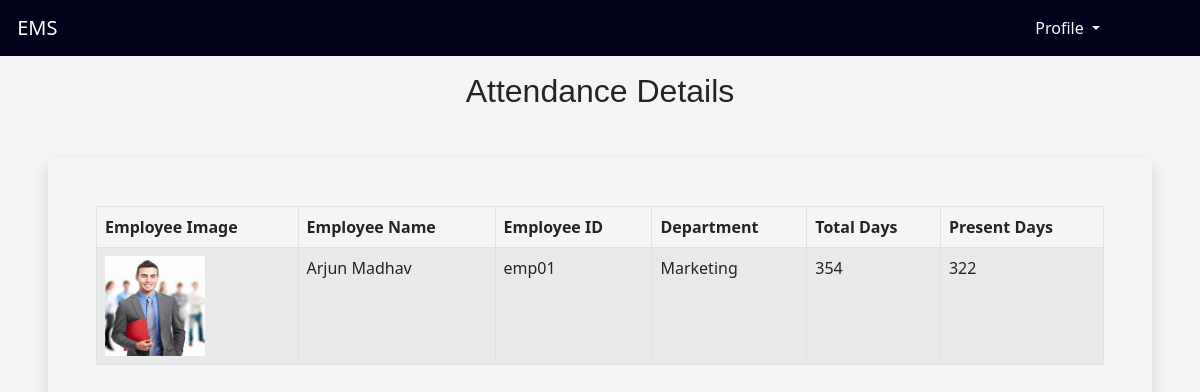
The app's page /employeeapp/empattendancedetails/ (signed in) with its own data.
### employeeapp/models.py (models this page shows, shortened)
class attendencemodel(models.Model):
    employeeid=models.IntegerField()
    empimg = models.ImageField()
    empfname = models.CharField(max_length=50)
    emplname = models.CharField(max_length=50)
    department = models.CharField(max_length=50)
    empid = models.CharField(max_length=10)
    totaldays = models.IntegerField()
    presentdays = models.IntegerField()

### employeeapp/views.py (the view)
# urls.py: path('empattendancedetails/',empattenddetail),
def empattenddetail(request):
    epid=request.session['id']
    a=attendencemodel.objects.all()
    efnm = []
    elnm = []
    emid = []
    dep = []
    ttds = []
    ptds = []
    eip = []
    emig = []
    employeeid=[]
    for i in a:
        id = i.id
        eip.append(id)
        ef = i.empfname
        efnm.append(ef)
        el = i.emplname
        elnm.append(el)
        eid = i.empid
        emid.append(eid)
        dp = i.department
        dep.append(dp)
        eig = i.empimg
        emig.append(str(eig).split('/')[-1])
        tt = i.totaldays
        ttds.append(tt)
        pd = i.presentdays
        ptds.append(pd)
        ei = i.employeeid
        employeeid.append(ei)
    mylist = zip(efnm, elnm, emid, dep, ttds, ptds, emig, eip,employeeid)
    return render(request,"empattenddetails.html",{'mylist':mylist,'epid':epid})

### employeeapp/templates/empattenddetails.html (shortened to what this page needs)
<!DOCTYPE html>
<html lang="en">
{% load static %}
<head>
  <link href="https://cdn.jsdelivr.net/npm/bootstrap@5.0.2/dist/css/bootstrap.min.css" rel="stylesheet">
</head>
<body style="background-color: whitesmoke;">
<div class="container-fluid">
            <nav class="navbar navbar-expand-lg fixed-top ">
                <div class="container-fluid">
                  <a class="navbar-brand" href="http://127.0.0.1:8000/employeeapp/empprofile/" id="h">&nbsp;EMS</a>
                <div class="d-flex">
                        <div class="collapse navbar-collapse" id="navbarSupportedContent">
                            <ul class="navbar-nav me-auto mb-2 mb-lg-0">
                             <li class="nav-item dropdown" style="margin-right:80px;">
                                <a class="nav-link text-light dropdown-toggle" href="#" id="navbarDropdown" role="button" data-bs-toggle="dropdown">
                                 Profile
                                </a>
                              </li>
                            </ul>
                        </div>
                    </div>
                </div>
            </nav>
        </div>
        <br><br><br>
<div class="container">
  <h2 align="center" style="font-family:'Gill Sans', 'Gill Sans MT', Calibri, 'Trebuchet MS', sans-serif">Attendance Details</h2>
</div>
<div class="shadow m-5 p-5" style="overflow: auto">
<table class="table table-hover table-condensed table-striped table-bordered">
      <thead>
        <tr>
            <th>Employee Image</th>
          <th>Employee Name</th>
            <th>Employee ID</th>
            <th>Department</th>
          <th>Total Days</th>
          <th>Present Days</th>
        </tr>
      </thead>
      <tbody>
{% for i,j,k,l,m,n,o,p,q in mylist %}
{% if epid == q %}
        <tr>
            <td><img src="{% static o  %}" height="100px" width="100px"></td>
          <td>{{i}} {{j}}</td>
          <td>{{k}}</td>
          <td>{{l}}</td>
          <td>{{m}}</td>
           <td>{{n}}</td>
        </tr>
{% endif %}
{% endfor %}
      </tbody>
    </table>
    </div>
  </body>
</html>

### employeeapp/templates/empattenddetails.html (style rules this page uses)
.navbar { background-color:rgb(1, 1, 28); }
#h { color:white; }

### records on screen
attendencemodel: mylist "Arjun", mylist "Madhav", mylist "emp01", mylist "Marketing"

### other values on screen
{{ m }} "354"
{{ n }} "322"
